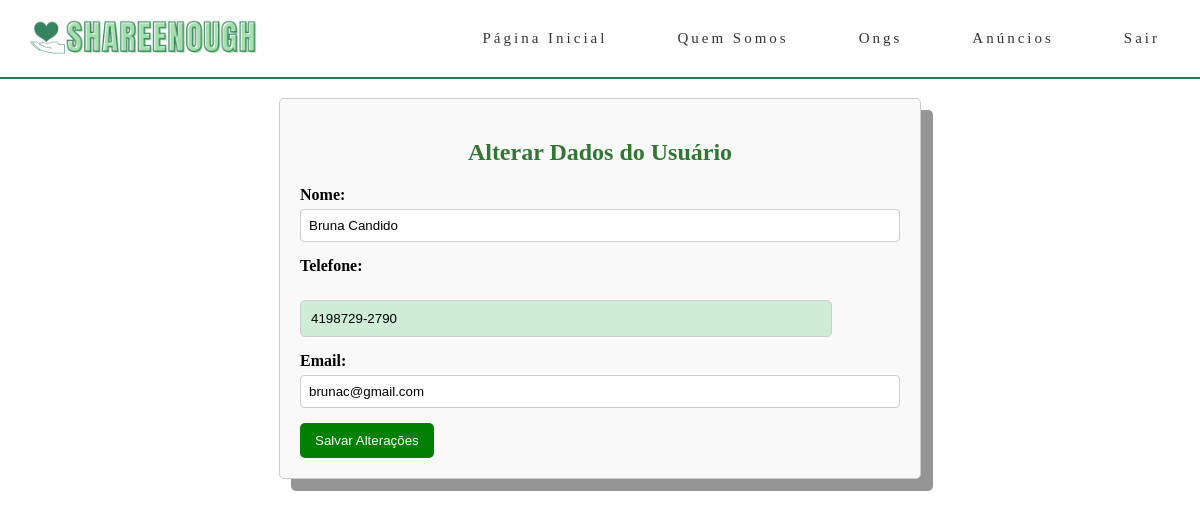
Page /alterar_dados.php (signed in) on the committed database.
### tables this page shows
CREATE TABLE `usuarios` (
  `id_usuario` int(11) NOT NULL,
  `nome` varchar(100) NOT NULL,
  `email` varchar(100) NOT NULL,
  `senha` varchar(100) NOT NULL,
  `telefone` varchar(50) NOT NULL,
  `cpf_cnpj` decimal(14,0) NOT NULL,
  `data_cadastro` date NOT NULL,
  `imagem` mediumtext DEFAULT NULL
);

### alterar_dados.php (the view, shortened to what this page needs)
<?php
$conn = new PDO('mysql:host=localhost;dbname=shareenoughv2', 'root', '');
$id_usuario = $_SESSION['id_usuario'];
$sql = "SELECT nome, telefone, email FROM usuarios WHERE id_usuario = :id_usuario";
$stmt = $conn->prepare($sql);
$stmt->bindParam(':id_usuario', $id_usuario);
$stmt->execute();
$usuario = $stmt->fetch(PDO::FETCH_ASSOC);
?>
<!DOCTYPE html>
<html lang="pt-br">
<head>
    <link rel="stylesheet" type="text/css" href="style.css">
</head>
<body>
<header>
    <nav>
        <a class="logo" href="index.php">
            <img src="./img/logo.png" />
        </a>
        <ul class="nav-list">
            <li><a href="pagina-usuario.php">Página Inicial</a></li>
            <li><a href="quemsomos.php">Quem Somos</a></li>
            <li><a href="ongs.php">Ongs</a></li>
            <li><a href="anuncios.php">Anúncios</a></li>
            <li><a class="logout" href="logout.php">Sair</a></li>
        </ul>
    </nav>
</header>
<section class="alterar-dados">
    <h1>Alterar Dados do Usuário</h1>
    <form action="" method="post">
        <div class="form-row">
            <label for="nome">Nome:</label>
            <input type="text" name="nome" id="nome" value="<?php echo htmlspecialchars($usuario['nome']); ?>" required>
        </div>
        <div class="form-row">
            <label for="telefone">Telefone:</label>
            <input type="text" name="telefone" id="telefone" value="<?php echo htmlspecialchars($usuario['telefone']); ?>" required>
        </div>
        <div class="form-row">
            <label for="email">Email:</label>
            <input type="email" name="email" id="email" value="<?php echo htmlspecialchars($usuario['email']); ?>" required>
        </div>
        <button type="submit">Salvar Alterações</button>
    </form>
</section>
</body>
</html>

### alterar_dados.php (style rules this page uses)
.alterar-dados { max-width: 600px; margin: 20px auto; padding: 20px; border: 1px solid #ccc; border-radius: 5px; background-color: #f9f9f9; }
.form-row { display: flex; flex-direction: column; margin-bottom: 15px; }
label { margin-bottom: 5px; font-weight: bold; }
input[type="text"], input[type="email"] { padding: 8px; border: 1px solid #ccc; border-radius: 4px; }
button { background-color: green; color: white; padding: 10px 15px; border: none; border-radius: 5px; cursor: pointer; }

### rows in the picture
usuarios: nome "Bruna Candido", telefone "4198729-2790", email "brunac@gmail.com"
